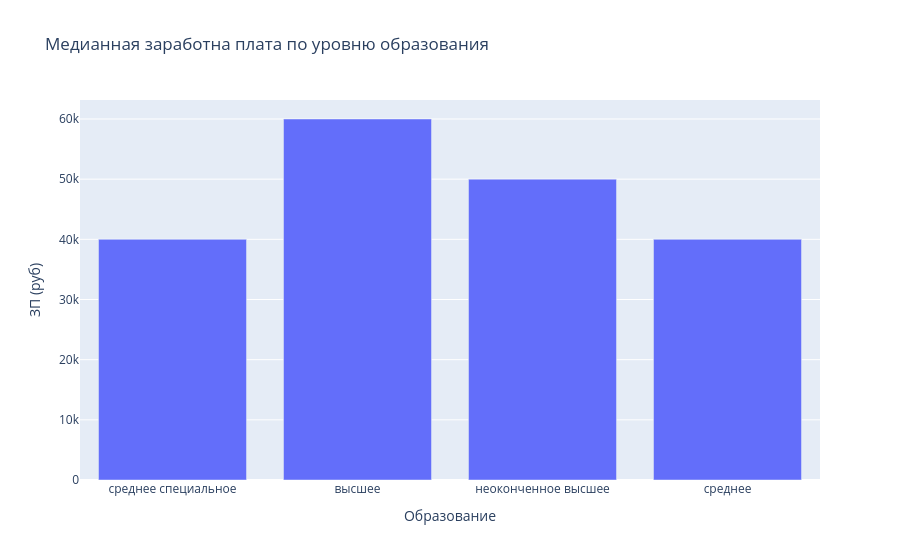

Notebook source saved alongside this figure:
### Markdown cell above
Построим диаграмму, которая показывает зависимость **медианной** желаемой заработной платы (**"ЗП (руб)"**) от уровня образования (**"Образование"**).

### Code cell
bar_data = resume_data[resume_data['ЗП (руб)'] < 1e6].groupby('Образование',as_index=False)['ЗП (руб)'].median()
fig = px.bar(
    data_frame=bar_data,
    x='Образование',
    y='ЗП (руб)',
    title='Медианная заработна плата по уровню образования'
)
fig.show()
fig.write_html("Data/Figure4.html")

### Figure 1 — Plotly figure (JSON) as saved in the notebook; plotly's stock layout.template omitted (floating-point values rounded to 4 significant figures)
{"data": [{"alignmentgroup": "True", "hovertemplate": "Образование=%{x}<br>ЗП (руб)=%{y}<extra></extra>", "legendgroup": "", "marker": {"color": "#636efa", "pattern": {"shape": ""}}, "name": "", "offsetgroup": "", "orientation": "v", "showlegend": false, "textposition": "auto", "type": "bar", "x": ["cреднее специальное", "высшее", "неоконченное высшее", "среднее"], "xaxis": "x", "y": [40000, 60000, 50000, 40000], "yaxis": "y"}], "layout": {"barmode": "relative", "legend": {"tracegroupgap": 0}, "title": {"text": "Медианная заработна плата по уровню образования"}, "xaxis": {"anchor": "y", "domain": [0, 1], "title": {"text": "Образование"}}, "yaxis": {"anchor": "x", "domain": [0, 1], "title": {"text": "ЗП (руб)"}}}}
